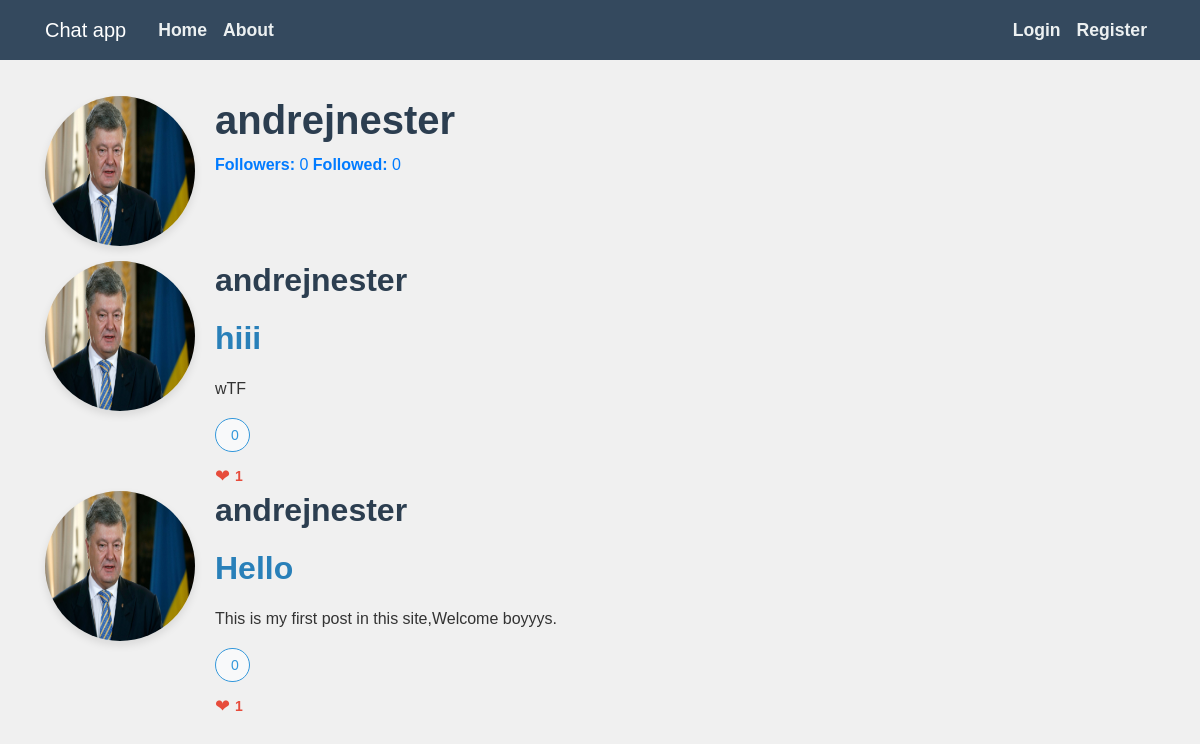
Screenshot of /user_info/andrejnester with the database file from the repository.
### flaskblog/models.py (models this page shows, shortened)
class User(db.Model, UserMixin):
    id = db.Column(db.Integer, primary_key=True)
    username = db.Column(db.String(20), unique=True, nullable=False)
    email = db.Column(db.String(120), unique=True, nullable=False)
    image_file = db.Column(db.String(20), nullable=False, default='default.jpg')
    password = db.Column(db.String(60), nullable=False)
    posts = db.relationship('Post', backref='author', lazy=True)
    followed = db.relationship('Follow', foreign_keys='Follow.follower_id',
                               back_populates='follower', lazy='dynamic',
                               cascade='all, delete-orphan')
    followers = db.relationship('Follow', foreign_keys='Follow.followed_id',
                                back_populates='followed', lazy='dynamic',
                                cascade='all, delete-orphan')
    sent_messages = db.relationship('Message', foreign_keys='Message.sender_id',
                                    back_populates='sender', lazy=True)
    received_messages = db.relationship('Message', foreign_keys='Message.recipient_id',
                                        back_populates='recipient', lazy=True)
    groups=db.relationship('Group', secondary='user_groups', back_populates='members')

class Post(db.Model):
    id = db.Column(db.Integer, primary_key=True)
    title = db.Column(db.String(100), nullable=False)
    date_posted = db.Column(db.DateTime, nullable=False, default=datetime.utcnow)
    content = db.Column(db.Text, nullable=False)
    user_id = db.Column(db.Integer, db.ForeignKey('user.id'), nullable=False)
    comments = db.relationship('Comment', backref='post', lazy='dynamic')
    post_likes = db.relationship('Like', back_populates='post', lazy='dynamic')

### flaskblog/routes.py (the view)
@app.route("/user_info/<username>")
def user_info(username):
    user = User.query.filter_by(username=username).first_or_404()
    page = request.args.get('page', 1, type=int)
    posts = Post.query.filter_by(author=user).order_by(Post.date_posted.desc()).paginate(page=page, per_page=5)
    return render_template('user_info.html', user=user, posts=posts)

### flaskblog/templates/user_info.html (shortened to what this page needs)
{% extends "base.html" %}
{% block content %}
<div class="contain">
  <div class="user-info-section">
    <div class="media">
      <img class="rounded-circle account-img" src="{{ url_for('static', filename='pictures/' + user.image_file) }}" alt="Profile Image">
      <div class="media-body">
        <h2 class="account-heading">{{ user.username }}</h2>
        <a href="{{ url_for('followers',username=user.username) }}"><strong>Followers:</strong> {{ user.followers.count() }}</a>
        <a href="{{ url_for('followed',username=user.username) }}"><strong>Followed:</strong> {{ user.followed.count() }}</a>
      </div>
    </div>
  </div>
  <div class="user-posts-section">
    {% for post in posts %}
    <div class="post-card">
      <div class="media">
        <img class="rounded-circle account-img" src="{{ url_for('static', filename='pictures/' + post.author.image_file) }}" alt="Profile Image">
        <div class="media-body">
          <h2 class="post-author">{{ post.author.username }}</h2>
          <h2><a class="article-title" href="{{ url_for('post', post_id=post.id) }}">{{ post.title }}</a></h2>
          <p class="post-content">{{ post.content }}</p>
          <button class="comment-button">
             {{ post.comments.count() }}
          </button>
          <div class="likes-container">
            <span class="like-icon">&#10084;</span>
            <a href="{{ url_for('post_likes', post_id=post.id) }}" class="likes-count">{{ post.post_likes.count() }}</a>
          </div>
        </div>
      </div>
    </div>
    {% endfor %}
  </div>
</div>
{% endblock %}

### flaskblog/static/main.css (style rules this page uses)
body { background: #f0f0f0; color: #333; margin-top: 6rem; font-family: 'Arial', sans-serif; line-height: 1.6; }
h1, h2, h3, h4, h5, h6 { color: #2c3e50; margin-bottom: 1.2rem; font-weight: 700; }
.article-title { color: #2980b9; font-size: 2rem; font-weight: 600; }
.account-img { height: 150px; width: 150px; margin-right: 20px; margin-bottom: 15px; border-radius: 50%; box-shadow: 0 4px 8px rgba(0, 0, 0, 0.1); }
.account-heading { font-size: 2.5rem; color: #2c3e50; margin-bottom: 0.5rem; }
button, input[type="submit"] { background-color: #3498db; color: #ffffff; border: none; border-radius: 5px; padding: 10px 20px; font-size: 1rem; cursor: pointer; transition: background-color 0.3s ease; }
.comment-button { background-color: #f8f9fa; border: 1px solid #3498db; color: #3498db; font-size: 14px; padding: 5px 10px; border-radius: 20px; display: flex; align-items: center; cursor: pointer; transition: background-color 0.3s, color 0.3s; }
.likes-container { display: flex; align-items: center; margin-top: 10px; }
.like-icon { font-size: 18px; color: #e74c3c; margin-right: 5px; }
.likes-count { font-size: 14px; color: #e74c3c; font-weight: bold; }

### rows the page displays
User: image_file (placeholder picture), username "andrejnester"
Post: image_file (placeholder picture), author.username "andrejnester", title "hiii", content "wTF", comments.count "0", post_likes.count "1"
Post: image_file (placeholder picture), author.username "andrejnester", title "Hello", content "This is my first post in this site,Welcome boyyys.", comments.count "0", post_likes.count "1"

### other values shown
{{ user.followers.count() }} "0"
{{ user.followed.count() }} "0"
